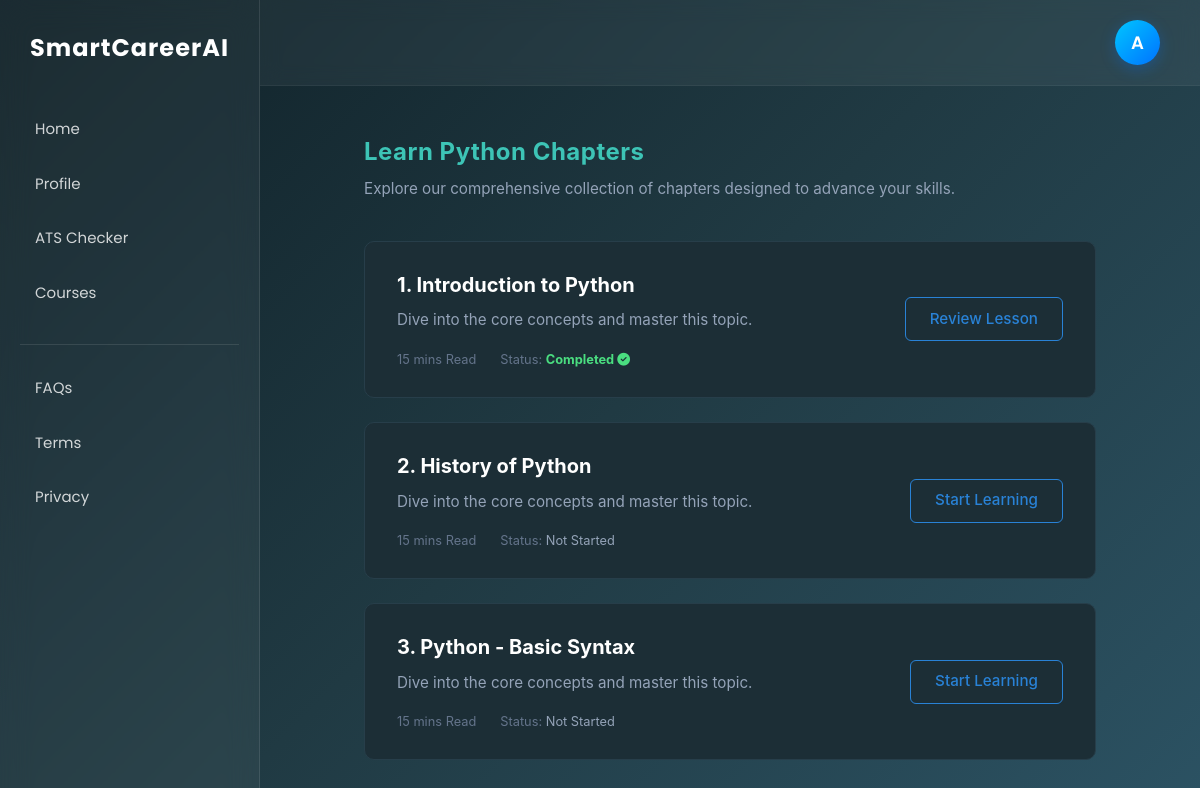
The app's page /user/courses/3 (signed in) with its own data.
### model.py (models this page shows)
class User(db.Model):
    __tablename__ = 'users'
    id = db.Column(db.Integer, primary_key=True)
    name = db.Column(db.String(150), unique=True, nullable=False)
    email = db.Column(db.String(150), unique=True, nullable=True)
    password = db.Column(db.String(200), nullable=False)
    mobile = db.Column(db.String(20), nullable=True)  # Changed from role to mobile
    resume = db.Column(db.String(500), nullable=True)
    profile_pic = db.Column(db.String(500), nullable=True)  # Already exists
    profile = db.relationship('Profile', backref='user', uselist=False)

class Course(db.Model):
    __tablename__ = 'courses'
    id = db.Column(db.Integer, primary_key=True)
    title = db.Column(db.String(200), nullable=False)
    slug = db.Column(db.String(200), nullable=False)
    description = db.Column(db.Text, nullable=True)

### tables this page shows
CREATE TABLE chapters (
            id INTEGER PRIMARY KEY AUTOINCREMENT,
            course_id INTEGER NOT NULL,
            title TEXT NOT NULL,
            position INTEGER NOT NULL,
            content TEXT,
            require_pass BOOLEAN DEFAULT 0,
            is_premium BOOLEAN DEFAULT 0,
            download_label TEXT,
            download_file TEXT,
            practice_set TEXT,
            FOREIGN KEY (course_id) REFERENCES courses(id) ON DELETE CASCADE
        );

### app.py (the view)
@app.route("/user/courses/<int:course_id>")
def view_course(course_id):
    if "user" not in session:
        return redirect(url_for("login"))
    db = get_db()
    user_identifier = session['user']
    current_user = db.execute("SELECT * FROM users WHERE LOWER(name) = LOWER(?)", (user_identifier,)).fetchone()
    if current_user is None:
        session.clear() # Clear the invalid session
        flash("Your session has expired. Please login again.", "error")
        return redirect(url_for("login"))
    course = db.execute("SELECT * FROM courses WHERE id = ?", (course_id,)).fetchone()
    if not course:
        flash("Course not found.", "error")
        return redirect(url_for("user_courses"))
    chapters = db.execute("SELECT * FROM chapters WHERE course_id = ? ORDER BY position ASC", (course_id,)).fetchall()
    requested_chapter_id = request.args.get('chapter_id', type=int)
    current_chapter = None
    if requested_chapter_id:
        current_chapter = next((c for c in chapters if c['id'] == requested_chapter_id), None)
    if not current_chapter and chapters:
        current_chapter = chapters[0]
    quiz_questions = []
    if current_chapter:
        quiz_questions = db.execute("SELECT * FROM quiz_questions WHERE chapter_id = ?", (current_chapter['id'],)).fetchall()
    progress_records = db.execute("SELECT chapter_id, status FROM user_progress WHERE user_id = ?", (current_user['id'],)).fetchall()
    progress_dict = {row['chapter_id']: row['status'] for row in progress_records}
    return render_template("view_course.html",
                           course=course,
                           chapters=chapters,
                           current_chapter=current_chapter,
                           quiz_questions=quiz_questions,
                           current_user=current_user,
                           progress_dict=progress_dict)

### app.py (called while the page is built)
def get_db():
    db = getattr(g, '_database', None)
    if db is None:
        db = g._database = sqlite3.connect("database.db")
        db.row_factory = sqlite3.Row  # Allows accessing columns by name
    return db

@app.teardown_appcontext
def close_connection(exception):
    db = getattr(g, '_database', None)
    if db is not None:
        db.close()

### templates/view_course.html (shortened to what this page needs)
{% extends "base.html" %}
{% block content %}
<div class="chapters-main-section">
    <div class="page-header">
        <h1 class="page-title">{{ course.title }} Chapters</h1>
        <p class="page-subtitle">Explore our comprehensive collection of chapters designed to advance your skills.</p>
    </div>
    <div class="chapter-list-container">
        {% if chapters %}
            {% for chapter in chapters %}
            {% set status = progress_dict.get(chapter.id, 'not_started') %}
            <div class="chapter-card">
                <div class="chapter-info">
                    <h2 class="chapter-title">{{ loop.index }}. {{ chapter.title }}</h2>
                    <p class="chapter-desc">{{ chapter.description | default('Dive into the core concepts and master this topic.') }}</p>
                    <div class="chapter-meta">
                        <span>{{ chapter.duration | default('15 mins') }} Read</span>
                        <span class="status-indicator">
                            Status:
                            {% if status == 'completed' %}
                                <strong style="color: #4ade80;">Completed <i class="fas fa-check-circle"></i></strong>
                            {% elif status == 'in_progress' %}
                                <strong style="color: #fbbf24;">In Progress</strong>
                            {% else %}
                                <span style="color: #94a3b8;">Not Started</span>
                            {% endif %}
                        </span>
                    </div>
                </div>
                <a href="{{ url_for('lesson_course', course_id=course.id, chapter_id=chapter.id) }}" class="btn-start">
                    {% if status == 'completed' %} Review Lesson {% else %} Start Learning {% endif %}
                </a>
            </div>
            {% endfor %}
        {% else %}
            <div class="chapter-card" style="justify-content: center; text-align: center; padding: 4rem;">
                <p class="chapter-desc">No chapters have been added to this course yet.</p>
            </div>
        {% endif %}
    </div>
</div>
{% endblock %}

### templates/base.html (shortened to what this page needs)
<!DOCTYPE html>
<html lang="en">
<head>
    <script src="https://cdn.tailwindcss.com"></script>
    <link rel="stylesheet" href="https://cdnjs.cloudflare.com/ajax/libs/font-awesome/6.5.1/css/all.min.css">
</head>
<body>
<nav class="left-sidebar" id="leftSidebar">
    <div class="logo"><b>SmartCareerAI</b></div>
    <a href="{{ url_for('dashboard') }}">Home</a>
    <a href="{{ url_for('profile') }}">Profile</a>
    <a href="{{ url_for('ats') }}">ATS Checker</a>
    <a href="{{ url_for('user_courses') }}">Courses</a>
    <div class="sidebar-divider"></div>
    <a href="{{ url_for('faq') }}">FAQs</a>
    <a href="{{ url_for('terms') }}">Terms</a>
    <a href="{{ url_for('privacy') }}">Privacy</a>
</nav>
<div class="main-wrapper">
    <header class="header">
        <div class="profile-circle" onclick="toggleProfileSidebar()">
            {% if current_user.profile_pic %}
                <img src="{{ current_user.profile_pic }}" alt="Profile" style="width:100%; height:100%; object-fit:cover;">
            {% else %}
                {{ current_user.name[0] | upper if current_user.name else 'U' }}
            {% endif %}
        </div>
    </header>
    <div class="content-wrapper">
        {% block content %}{% endblock %}
    </div>
</div>
</body>
</html>

### templates/base.html (style rules this page uses)
body { margin: 0; font-family: 'Poppins', sans-serif; background: linear-gradient(135deg, #0f2027, #203a43, #2c5364); color: white; display: flex; height: 100vh; overflow: hidden; }
.left-sidebar { width: 260px; background: rgba(255, 255, 255, 0.05); backdrop-filter: blur(15px); border-right: 1px solid rgba(255, 255, 255, 0.1); display: flex; flex-direction: column; padding: 30px 20px; box-sizing: border-box; z-index: 1001; transition: left 0.3s ease; }
.left-sidebar .logo { font-size: 24px; margin-bottom: 40px; text-align: center; letter-spacing: 1px; }
.left-sidebar a { color: rgba(255, 255, 255, 0.8); text-decoration: none; padding: 12px 15px; margin-bottom: 8px; border-radius: 10px; transition: 0.3s; display: flex; align-items: center; font-size: 15px; }
.sidebar-divider { height: 1px; background: rgba(255, 255, 255, 0.1); margin: 20px 0; }
.main-wrapper { flex-grow: 1; display: flex; flex-direction: column; position: relative; overflow-y: auto; overflow-x: hidden; }
.header { display: flex; justify-content: space-between; align-items: center; padding: 20px 40px; background: transparent; position: sticky; top: 0; z-index: 990; background: rgba(255, 255, 255, 0.05); backdrop-filter: blur(10px); border-bottom: 1px solid rgba(255, 255, 255, 0.05); }
.profile-circle { width: 45px; height: 45px; border-radius: 50%; background: linear-gradient(135deg, #00c6ff, #0072ff); color: white; display: flex; justify-content: center; align-items: center; font-weight: 600; font-size: 18px; cursor: pointer; margin-left: auto; box-shadow: 0 4px 15px rgba(0, 114, 255, 0.3); transition: 0.3s; overflow: hidden; flex-shrink: 0; }
.content-wrapper { padding: 0 40px 40px 40px; }

### templates/view_course.html (style rules this page uses)
.chapters-main-section { padding: 3rem 4rem; color: #e2e8f0; font-family: 'Inter', system-ui, sans-serif; width: 100%; box-sizing: border-box; }
.page-header { margin-bottom: 2.5rem; }
.page-title { color: #3dc4b6; font-size: 1.5rem; font-weight: 700; margin: 0 0 0.5rem 0; letter-spacing: 0.5px; }
.page-subtitle { color: #94a3b8; font-size: 0.95rem; margin: 0; }
.chapter-list-container { display: flex; flex-direction: column; gap: 1.5rem; max-width: 950px; }
.chapter-card { background-color: #1c2e36; border: 1px solid #273e4a; border-radius: 10px; padding: 1.75rem 2rem; display: flex; justify-content: space-between; align-items: center; transition: transform 0.2s, box-shadow 0.2s, border-color 0.2s; }
.chapter-info { display: flex; flex-direction: column; gap: 0.6rem; }
.chapter-title { font-size: 1.25rem; font-weight: 700; color: #ffffff; margin: 0; }
.chapter-desc { color: #94a3b8; font-size: 0.95rem; margin: 0; }
.chapter-meta { display: flex; gap: 1.5rem; margin-top: 0.5rem; font-size: 0.8rem; color: #64748b; }
.btn-start { padding: 0.6rem 1.5rem; background-color: transparent; border: 1px solid #2982d6; color: #2982d6; border-radius: 6px; text-decoration: none; font-weight: 500; font-size: 0.95rem; transition: all 0.2s; white-space: nowrap; margin-left: 1rem; }

### records on screen
User: name "A"
Course: title "Learn Python"
chapters: title "Introduction to Python", description "Dive into the core concepts and master this topic.", duration "15 mins", shows "Completed", shows "Review Lesson"
chapters: title "History of Python", description "Dive into the core concepts and master this topic.", duration "15 mins", shows "Not Started", shows "Start Learning"
chapters: title "Python - Basic Syntax", description "Dive into the core concepts and master this topic.", duration "15 mins", shows "Not Started", shows "Start Learning"
